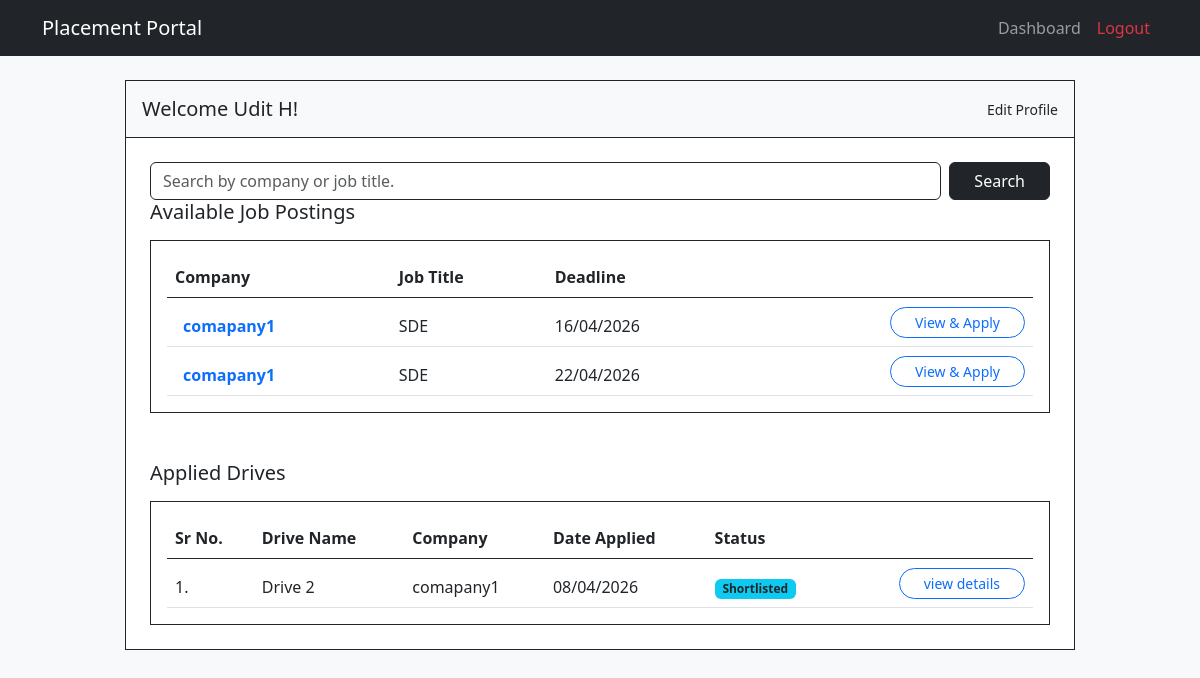
The app's page /student/dashboard (signed in) with its own data.
### models.py (models this page shows, shortened)
class Student(db.Model, UserMixin):
    __tablename__ = 'student'
    roll_no = db.Column(db.String(50), primary_key=True)
    name = db.Column(db.String(255), nullable=False)
    email = db.Column(db.String(100), unique=True, nullable=False)
    password_hash = db.Column(db.String(255), nullable=False)
    phone_no = db.Column(db.String(15), nullable=False)
    gender = db.Column(db.String(10), nullable=False)
    dob = db.Column(db.Date, nullable=False)
    location = db.Column(db.String(255))
    dept_id = db.Column(db.String(10), db.ForeignKey('departments.dept_id'), nullable=False)
    graduation_year = db.Column(db.Integer, nullable=False)
    cgpa = db.Column(db.Numeric(4, 2), nullable=False)
    has_backlogs = db.Column(db.Boolean, nullable=False, default=False)
    approval_status = db.Column(db.String(50), nullable=False, default='pending') #'Pending', 'Approved', 'Rejected'
    is_blacklisted = db.Column(db.Boolean, default=False)
    skills = db.relationship('Skills', backref='student', uselist=False)
    applications = db.relationship('Application', backref='student')
    def get_id(self):
        return f"student_{self.roll_no}"

class PlacementDrive(db.Model):
    __tablename__ = 'placement_drive'
    id = db.Column(db.Integer, primary_key=True, autoincrement=True)
    name = db.Column(db.String(255), nullable=False)
    comp_id = db.Column(db.Integer, db.ForeignKey('company.company_id'), nullable=False)
    job_title = db.Column(db.String(255), nullable=False)
    job_desc = db.Column(db.String(255), nullable=False)
    min_cgpa = db.Column(db.Numeric(4, 2))
    eligible_grad_yr = db.Column(db.Integer)
    salary = db.Column(db.Integer)
    location = db.Column(db.String(255))
    deadline = db.Column(db.DateTime, nullable=False)
    status = db.Column(db.String(50), nullable=False, default='Pending') #Pending/Approved/Rejected/Closed
    remarks = db.Column(db.String(255))
    created_at = db.Column(db.DateTime, nullable=False, default=datetime.now)
    updated_at = db.Column(db.DateTime, default=datetime.now, onupdate=datetime.now)
    applications = db.relationship('Application', backref='drive')
    eligible_departments = db.relationship('EligibleDepartments', backref='placement_drive', cascade='all, delete-orphan')

class Company(db.Model, UserMixin):
    __tablename__ = 'company'
    company_id = db.Column(db.Integer, primary_key=True, autoincrement=True)
    email = db.Column(db.String(100), unique=True, nullable=False)
    password_hash = db.Column(db.String(255), nullable=False)
    company_name = db.Column(db.String(255), nullable=False)
    hr_name = db.Column(db.String(255), nullable=False)
    hr_email = db.Column(db.String(255), nullable=False)
    hr_phone = db.Column(db.String(15), nullable=False)
    company_desc = db.Column(db.String(255), nullable=False)
    website = db.Column(db.String(255), unique=True, nullable=False)
    is_active = db.Column(db.Boolean, nullable=False, default=True)
    is_blacklisted = db.Column(db.Boolean, default=False)
    approval_status = db.Column(db.String(50), nullable=False, default='pending') #'pending' 'approved' 'rejected' 'blacklisted'
    placement_drives = db.relationship('PlacementDrive', backref='company')

class Application(db.Model):
    __tablename__ = 'application'
    id = db.Column(db.Integer, primary_key=True, autoincrement=True)
    student_roll = db.Column(db.String(50), db.ForeignKey('student.roll_no'), nullable=False)
    drive_id = db.Column(db.Integer, db.ForeignKey('placement_drive.id'), nullable=False)
    application_status = db.Column(db.String(20), default='applied')
    applied_on = db.Column(db.DateTime, default=datetime.now)
    updated_at = db.Column(db.DateTime, default=datetime.now, onupdate=datetime.now)
    remarks = db.Column(db.String(255))
    __table_args__ = (
        db.UniqueConstraint('student_roll', 'drive_id', name='unique_student_drive'),
    )

### app.py (the view, shortened to what this page needs)
@app.route('/student/dashboard')
@login_required
def student_dashboard():
    if not current_user.is_authenticated or not current_user.get_id().startswith('student_'):
        return "Unauthorized Access : Not a Student ", 403
    if current_user.approval_status == 'pending':
        logout_user()
        flash('Your account has not yet been approved by the admin.', 'warning')
        return redirect(url_for('login'))
    if current_user.approval_status == 'rejected':
        logout_user()
        flash('Your account has been rejected by the admin.', 'warning')
        return redirect(url_for('login'))
    if current_user.is_blacklisted:
        logout_user()
        flash('Your account has been rejected by the admin.', 'warning')
        return redirect(url_for('login'))
    companies = Company.query.filter_by(approval_status='approved').all()
    applications = Application.query.filter_by(student_roll=current_user.roll_no).all()
    search_query = request.args.get('q', '').strip()
    query = PlacementDrive.query.join(Company, PlacementDrive.comp_id == Company.company_id).filter(
        Company.approval_status == 'approved',
        PlacementDrive.status.in_(['approved', 'Approved', 'Active'])
    )
    available_drives = query.order_by(PlacementDrive.deadline.asc()).all()
    return render_template(
        'student_dashboard.html',
        companies=companies,
        applications=applications,
        available_drives=available_drives,
        search_query=search_query
    )

### app.py (called while the page is built)
@login_manager.user_loader #Run this fn everytime the user clicks a new page
def load_user(user_id):
    try:
        role, uid = user_id.split('_', 1)
        if role == 'admin':
            return db.session.get(Admin, int(uid))
        elif role == 'student':
            return db.session.get(Student, uid)
        elif role == 'company':
            return db.session.get(Company, int(uid))
    except Exception as e:
        return None
    return None

### templates/student_dashboard.html (shortened to what this page needs)
{% extends "base.html" %}
{% block content %}
<div class="row justify-content-center mt-4 mb-5">
    <div class="col-lg-10 border border-dark p-0 bg-white">
        <div class="d-flex justify-content-between align-items-center p-3 border-bottom border-dark bg-light">
            <h5 class="mb-0">Welcome {{ current_user.name }}!</h5>
            <div class="small">
                <a href="{{ url_for('student_profile') }}" class="text-decoration-none text-dark">Edit Profile</a>
            </div>
        </div>
        <div class="p-4">
            <form method="GET" action="{{ url_for('student_dashboard') }}" class="d-flex gap-2">
                <input type="text" name="q" class="form-control border-dark"
                    placeholder="Search by company or job title." value="{{ search_query }}">
                <button type="submit" class="btn btn-dark px-4">Search</button>
            </form>
            <h5 class="mb-3">Available Job Postings</h5>
            <div class="border border-dark p-3 mb-5">
                <table class="table table-borderless table-hover mb-0">
                    <thead class="border-bottom border-dark">
                        <tr>
                            <th class="fw-bold pb-2">Company</th>
                            <th class="fw-bold pb-2">Job Title</th>
                            <th class="fw-bold pb-2">Deadline</th>
                            <th></th>
                        </tr>
                    </thead>
                    <tbody>
                        {% for drive in available_drives %}
                        <tr class="border-bottom align-middle">
                            <td class="pt-3 ps-3 fw-bold">
                                <a href="{{ url_for('student_company', company_id=drive.company.company_id) }}"
                                    class="text-decoration-none text-primary">
                                    {{ drive.company.company_name }}
                                </a>
                            </td>
                            <td class="pt-3">{{ drive.job_title }}</td>
                            <td class="pt-3">{{ drive.deadline.strftime('%d/%m/%Y') }}</td>
                            <td class="text-end pt-2 pb-2">
                                <a href="{{ url_for('student_drive_details', drive_id=drive.id) }}"
                                    class="btn btn-sm btn-outline-primary rounded-pill px-4">View & Apply</a>
                            </td>
                        </tr>
                        {% endfor %}
                    </tbody>
                </table>
            </div>
            <h5 class="mb-3">Applied Drives</h5>
            <div class="border border-dark p-3">
                <table class="table table-borderless table-hover mb-0">
                    <thead class="border-bottom border-dark">
                        <tr>
                            <th class="fw-bold pb-2">Sr No.</th>
                            <th class="fw-bold pb-2">Drive Name</th>
                            <th class="fw-bold pb-2">Company</th>
                            <th class="fw-bold pb-2">Date Applied</th>
                            <th class="fw-bold pb-2">Status</th>
                            <th></th>
                        </tr>
                    </thead>
                    <tbody>
                        {% for app in applications %}
                        <tr class="border-bottom align-middle">
                            <td class="pt-3">{{ loop.index }}.</td>
                            <td class="pt-3">{{ app.drive.name }}</td>
                            <td class="pt-3">{{ app.drive.company.company_name }}</td>
                            <td class="pt-3">{{ app.applied_on.strftime('%d/%m/%Y') }}</td>
                            <td class="pt-3">
                                {% if app.application_status == 'applied' %}
                                <span class="badge bg-secondary">Applied</span>
                                {% elif app.application_status == 'shortlisted' %}
                                <span class="badge bg-info text-dark">Shortlisted</span>
                                {% elif app.application_status == 'selected' %}
                                <span class="badge bg-success">Selected</span>
                                {% elif app.application_status == 'rejected' %}
                                <span class="badge bg-danger">Rejected</span>
                                {% else %}
                                <span class="badge bg-light text-dark">{{ app.application_status }}</span>
                                {% endif %}
                            </td>
                            <td class="text-end pt-2 pb-2">
                                <a href="{{ url_for('student_drive_details', drive_id=app.drive_id) }}"
                                    class="btn btn-sm btn-outline-primary rounded-pill px-4">view details</a>
                            </td>
                        </tr>
                        {% else %}
                        <tr>
                            <td colspan="6" class="text-center text-muted pt-4 pb-2">
                                You have not applied to any drives yet. Browse organizations above to get started!
                            </td>
                        </tr>
                        {% endfor %}
                    </tbody>
                </table>
            </div>
        </div>
    </div>
</div>
{% endblock %}

### templates/base.html (style rules this page uses)
body { background-color: #f8f9fa; }

### records on screen
Student: name "Udit H"
PlacementDrive: company.company_name "comapany1", job_title "SDE", deadline "16/04/2026"
PlacementDrive: company.company_name "comapany1", job_title "SDE", deadline "22/04/2026"
Application: drive.name "Drive 2", drive.company.company_name "comapany1", applied_on "08/04/2026", application_status "Shortlisted"
